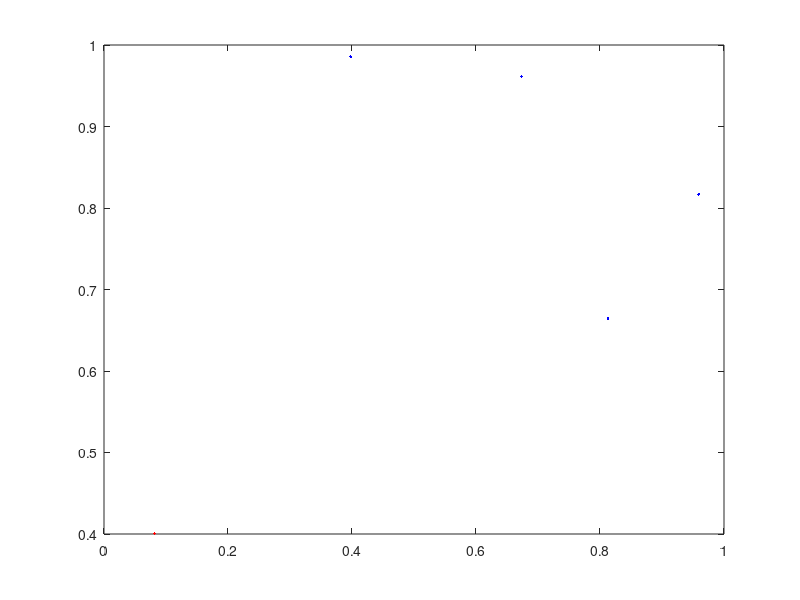

Source code (MATLAB):
clc;
maximum_dot = input('How many times want to put Dot : ');
inside = 0;

for i = 1:maximum_dot
    x = rand;
    y = rand;
    if sqrt(x^2 + y^2) <= 1
        plot(x,y,'r.');
        inside = inside + 1;
    else 
        plot(x,y,'b.');
        hold on;
    end
end

fprintf('Pi = %f\n', inside / maximum_dot * 4);
